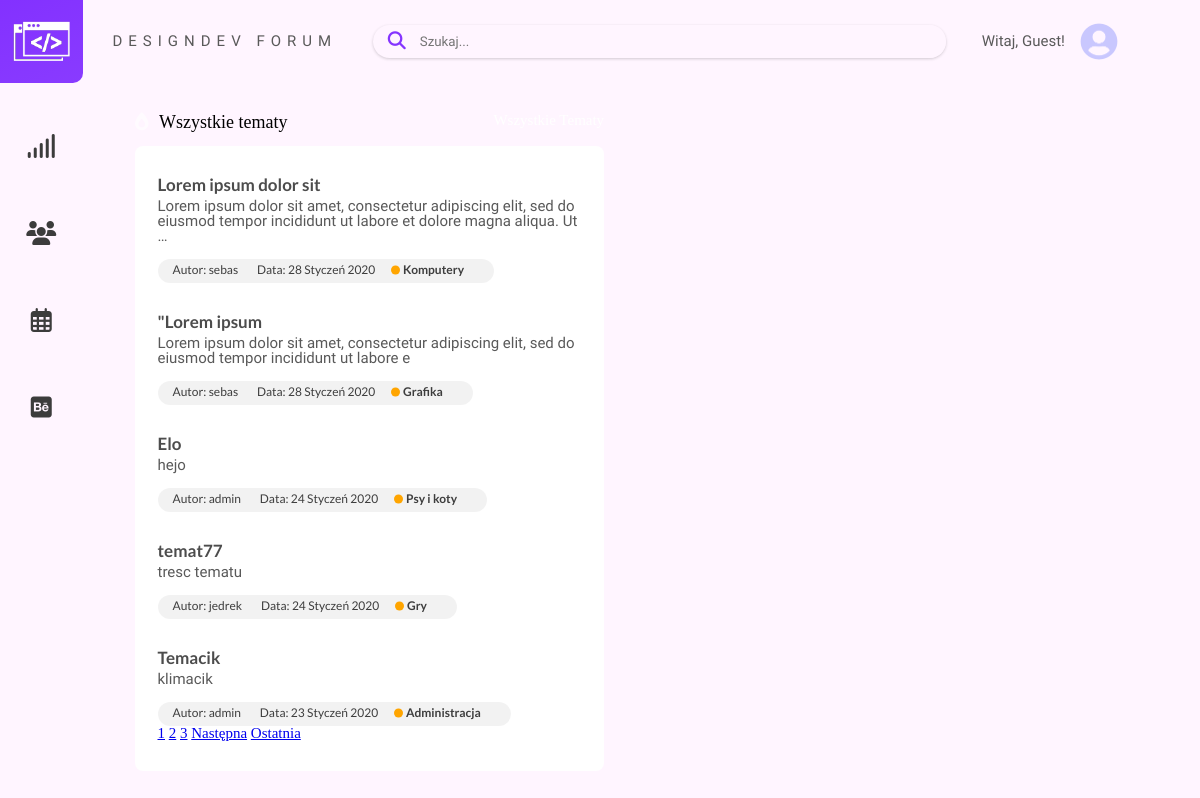
Before: /topics/ with the older database file.
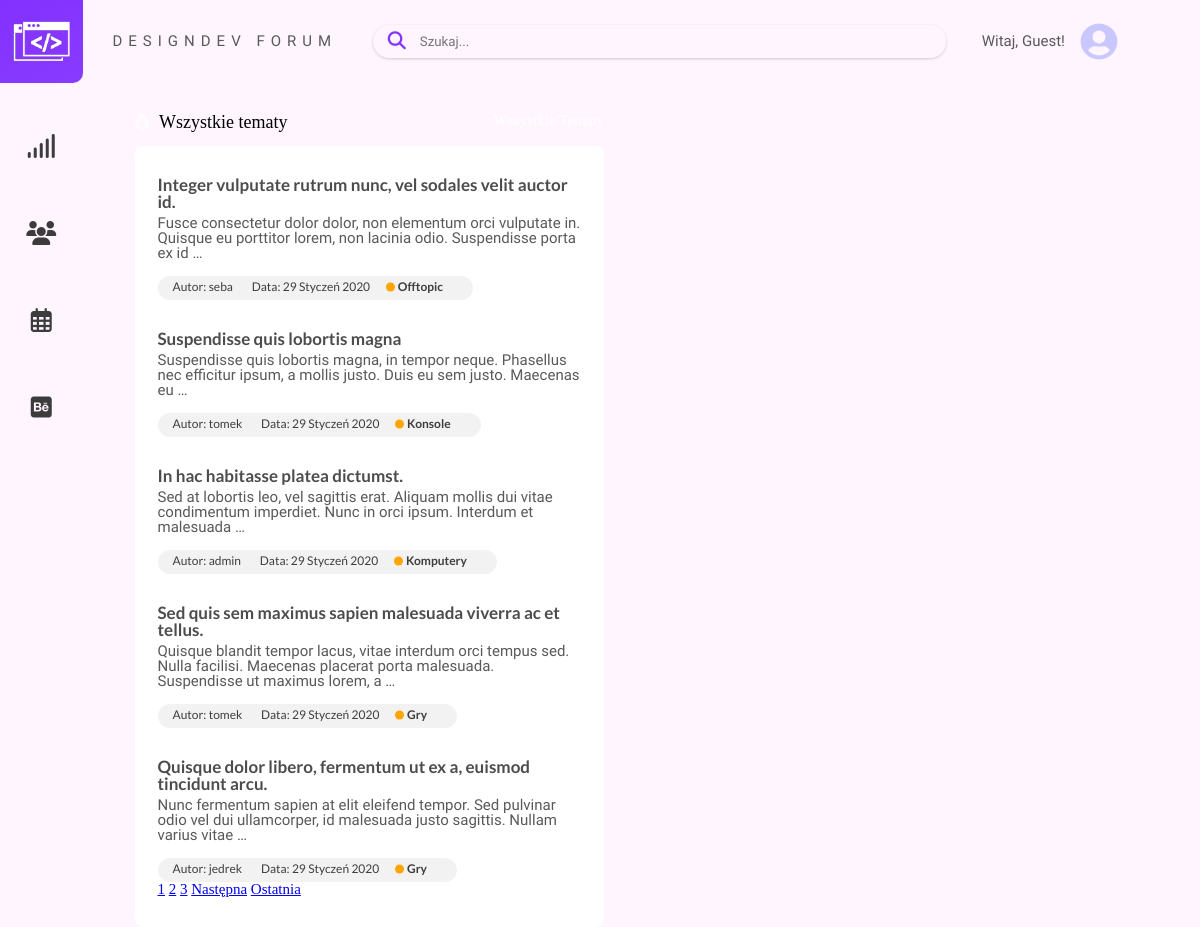
After: the same page with the newer database file.
### forum/models.py (models this page shows, shortened)
class Topic(models.Model):
    title = models.CharField(max_length=100)
    date_posted = models.DateTimeField(default=timezone.now)
    author = models.ForeignKey(User, on_delete=models.CASCADE)
    category = models.ForeignKey(Categories, on_delete=models.CASCADE)
    content = models.TextField(default="")
    slug = models.SlugField(null=True, unique=True)

class Categories(models.Model):
    title = models.CharField(max_length=100)
    slug = models.SlugField(null=True, unique=True)  # new
    def __str__(self):
        return self.title

### forum/views.py (the view)
# urls.py: path('topics/', TopicAllListView.as_view(), name="topic-all"),
class TopicAllListView(ListView):
    model = Topic
    template_name = 'forum/topic_all.html'
    context_object_name = 'topic_obj'
    ordering = ['-date_posted']
    paginate_by = 5

### forum/templates/forum/topic_all.html (shortened to what this page needs)
{% extends 'forum/base.html' %}
{% block content %}
<div class="hot-topics">
    <header class="hot-topics__header">
        <i class="fas fa-burn"></i>
        <h1>Wszystkie tematy</h1>
        <a href="{% url 'topic-all' %}" class="hot-topics__header__button">Wszystkie Tematy</a>
    </header>
    <ul class="hot-topics__list">
        {% for post in topic_obj %}
        <li class="hot-topics__topic">
            <h2 class="hot-topics__topic__header"><a
                    href="{% url 'topic-detail' post.category.slug post.slug %}">{{ post.title }}</a></h2>
            <p class="hot-topics__topic__desc">{{ post.content|truncatewords:20 }}</p>
            <ul class="hot-topics__topic__statistics">
                <div class="hot-topics__topic__statistics__container">
                    <li>Autor: <a href="{% url 'topic-user' post.author.username %}">{{ post.author }}</a></li>
                    <li>Data: {{ post.date_posted|date:'d F Y'}}</li>
                    <li class="section-mark {{ post.category }}"><a
                            href="{% url 'topic-category' post.category.slug %}">{{ post.category }}</li></a>
                </div>
            </ul>
        </li>
        {% endfor %}
        {% if is_paginated %}
        {% for num in page_obj.paginator.page_range %}
        {% if page_obj.number == num %}
        <a href="?page={{ num }}">{{ num }}</a>
        {% elif num > page_obj.number|add:'-3' and num < page_obj.number|add:'3' %}
        <a href="?page={{ num }}">{{ num }}</a>
        {% endif %}
        {% endfor %}
        {% if page_obj.has_next %}
        <a href="?page={{ page_obj.next_page_number }}">Następna</a>
        <a href="?page={{ page_obj.paginator.num_pages }}">Ostatnia</a>
        {% endif %}
        {% endif %}
    </ul>
</div>
{% endblock content %}

Changed rows visible on the page:
removed Topic: title "Lorem ipsum dolor sit", content "Lorem ipsum dolor sit amet, consectetur adipiscing elit, sed do eiusmod tempor incididunt ut labore et dolore magna aliqua. Ut …", author "sebas", date_posted "28 Styczeń 2020", category "Komputery"
removed Topic: title "\"Lorem ipsum", content "Lorem ipsum dolor sit amet, consectetur adipiscing elit, sed do eiusmod tempor incididunt ut labore e", author "sebas", date_posted "28 Styczeń 2020", category "Grafika"
removed Topic: title "Elo", content "hejo", author "admin", date_posted "24 Styczeń 2020", category "Psy i koty"
removed Topic: title "temat77", content "tresc tematu", author "jedrek", date_posted "24 Styczeń 2020", category "Gry"
removed Topic: title "Temacik", content "klimacik", author "admin", date_posted "23 Styczeń 2020", category "Administracja"
added Topic: title "Integer vulputate rutrum nunc, vel sodales velit auctor id.", content "Fusce consectetur dolor dolor, non elementum orci vulputate in. Quisque eu porttitor lorem, non lacinia odio. Suspendisse porta ex id …", author "seba", date_posted "29 Styczeń 2020", category "Offtopic"
added Topic: title "Suspendisse quis lobortis magna", content "Suspendisse quis lobortis magna, in tempor neque. Phasellus nec efficitur ipsum, a mollis justo. Duis eu sem justo. Maecenas eu …", author "tomek", date_posted "29 Styczeń 2020", category "Konsole"
added Topic: title "In hac habitasse platea dictumst.", content "Sed at lobortis leo, vel sagittis erat. Aliquam mollis dui vitae condimentum imperdiet. Nunc in orci ipsum. Interdum et malesuada …", author "admin", date_posted "29 Styczeń 2020", category "Komputery"
added Topic: title "Sed quis sem maximus sapien malesuada viverra ac et tellus.", content "Quisque blandit tempor lacus, vitae interdum orci tempus sed. Nulla facilisi. Maecenas placerat porta malesuada. Suspendisse ut maximus lorem, a …", author "tomek", date_posted "29 Styczeń 2020", category "Gry"
added Topic: title "Quisque dolor libero, fermentum ut ex a, euismod tincidunt arcu.", content "Nunc fermentum sapien at elit eleifend tempor. Sed pulvinar odio vel dui ullamcorper, id malesuada justo sagittis. Nullam varius vitae …", author "jedrek", date_posted "29 Styczeń 2020", category "Gry"
